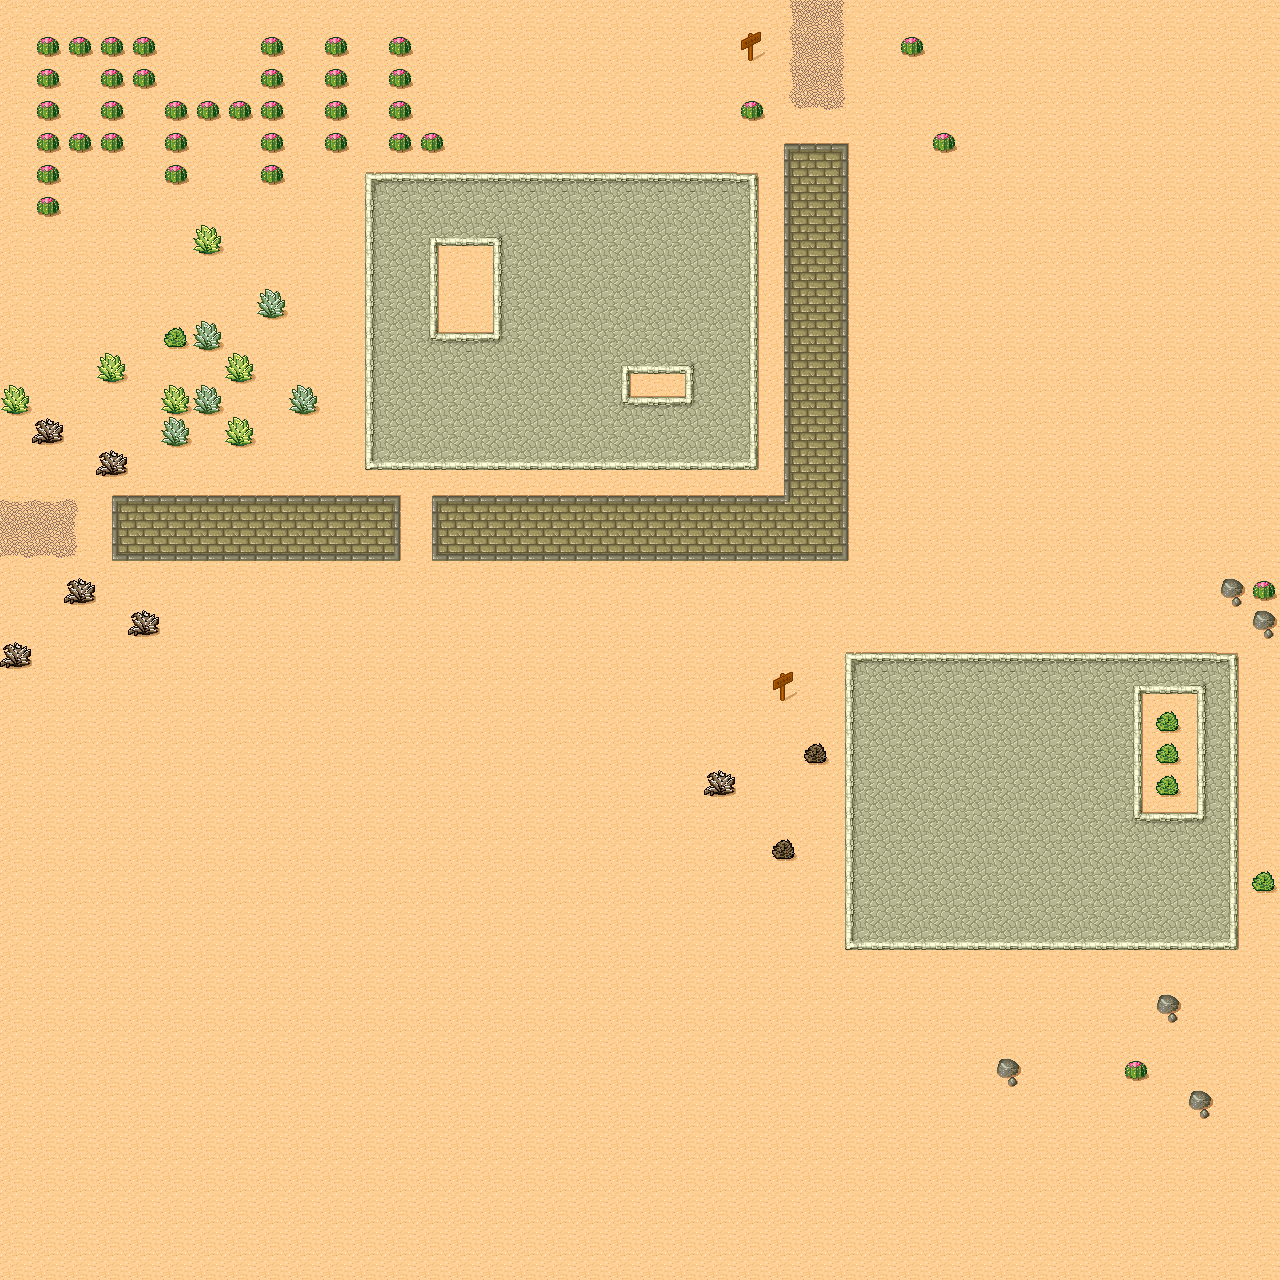

Tiled map render using the project's own tile images. Description and the map definition, with tile-layer contents summarised, below:
An orthogonal 40x40 tile map with 32x32 px tiles, 1 tile layer (Ground).

<map version="1.0" orientation="orthogonal" width="40" height="40" tilewidth="32" tileheight="32">
 <tileset firstgid="1" source="desert.tsx" />
 <layer name="Ground" width="40" height="40">
  <data>[1600 cells, 1600 non-empty, 40 distinct tile ids]</data>
 </layer>
</map>
